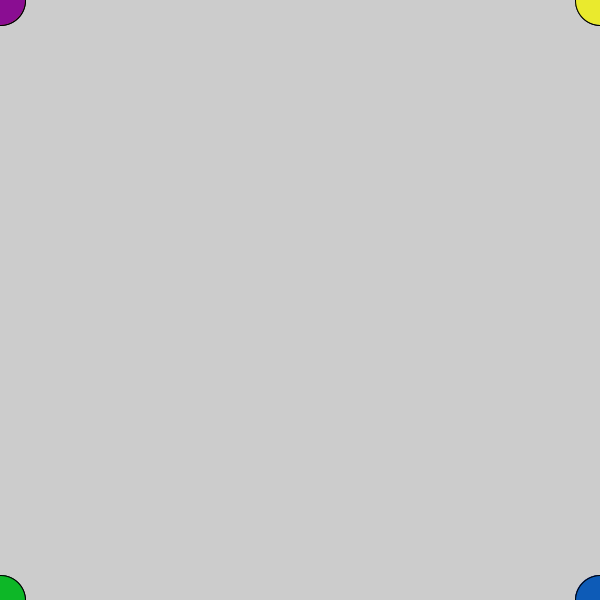
Frame 1 (no input)
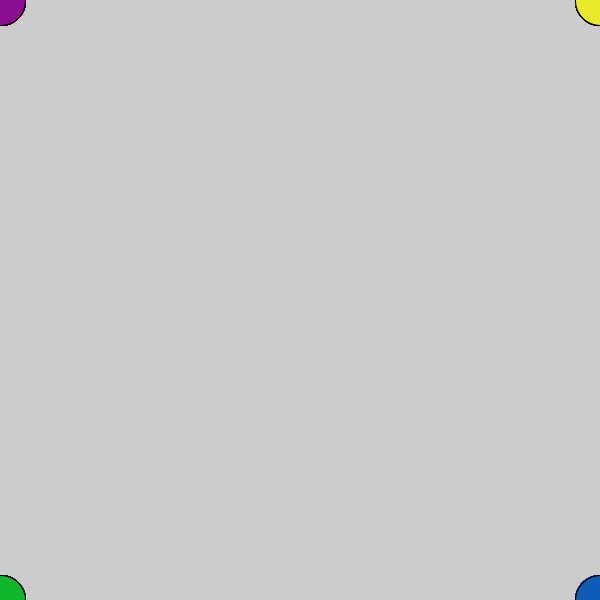
Frame 60 (the mouse pressed at the canvas centre just before this capture)
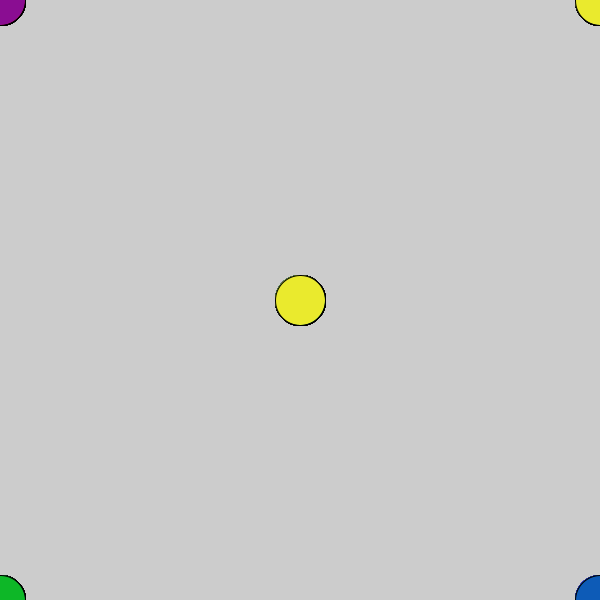
Frame 120 (the mouse held since frame 60 and released just before this capture)

The Processing sketch that drew these frames (run headless with seeded random() and noise(); from frame 60 on, the mouse is pressed at the canvas centre):

// Processing sketch: processing_158630
// ── processing_158630.pde

void setup() {
  size(600, 600);
}
void draw() {
 fill(245,5,37);
  ellipse(mouseX, mouseY,50, 50);
  fill(138,13,146);
  ellipse(mouseY, mouseX,50, 50);
  fill(94,13,183);
  ellipse(height-mouseY, width-mouseX,50, 50);
  fill(13,91,183);
  ellipse(width-mouseX,height-mouseY,50, 50);
  ellipse(height-mouseY, mouseX,50, 50);
  fill(13,183,159);
  ellipse(mouseX,height-mouseY,50, 50);
  fill(13,183,39);
  ellipse(mouseY, width-mouseX,50, 50);
  fill(234,234,45);
  ellipse(width-mouseX,mouseY,50, 50);
}
